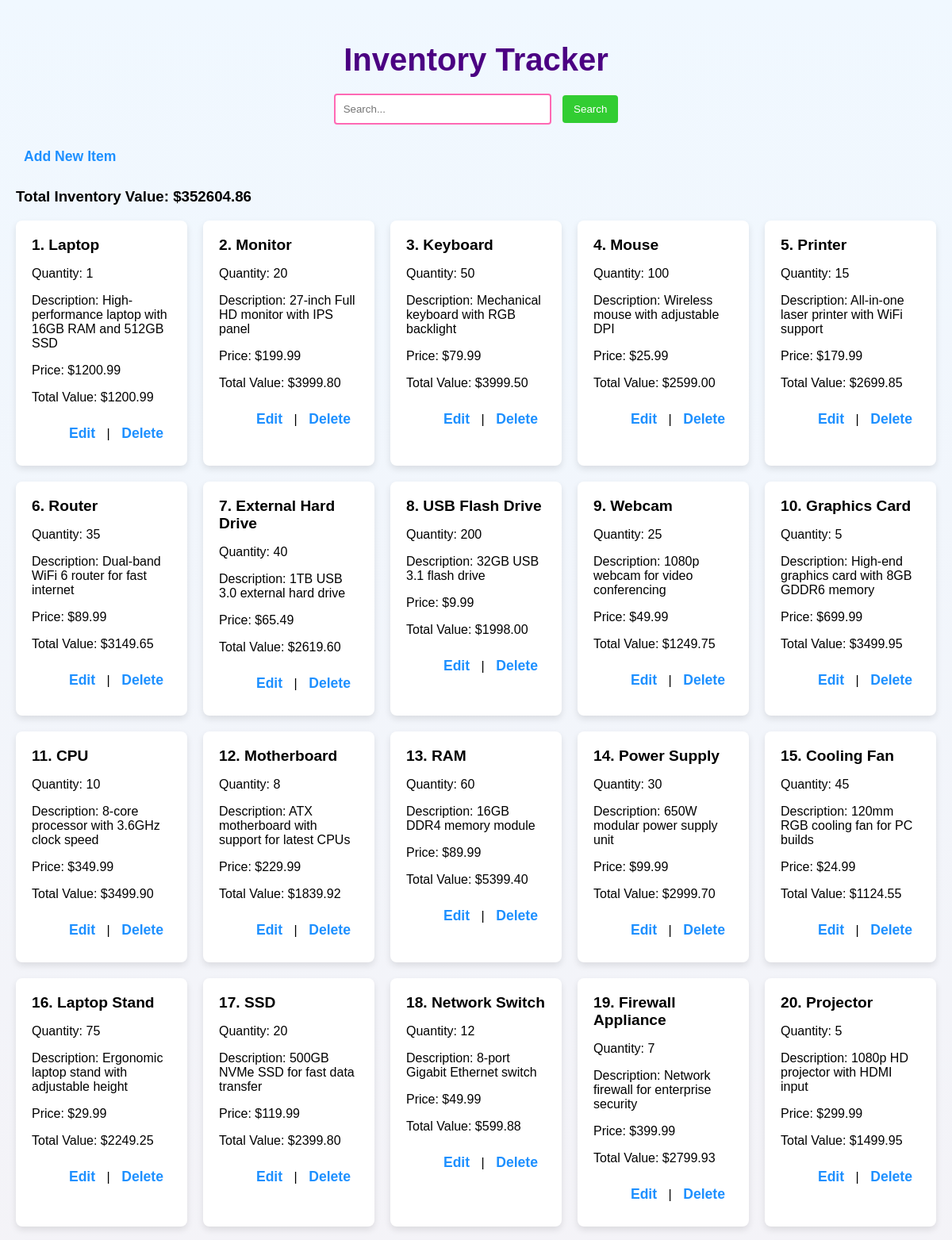
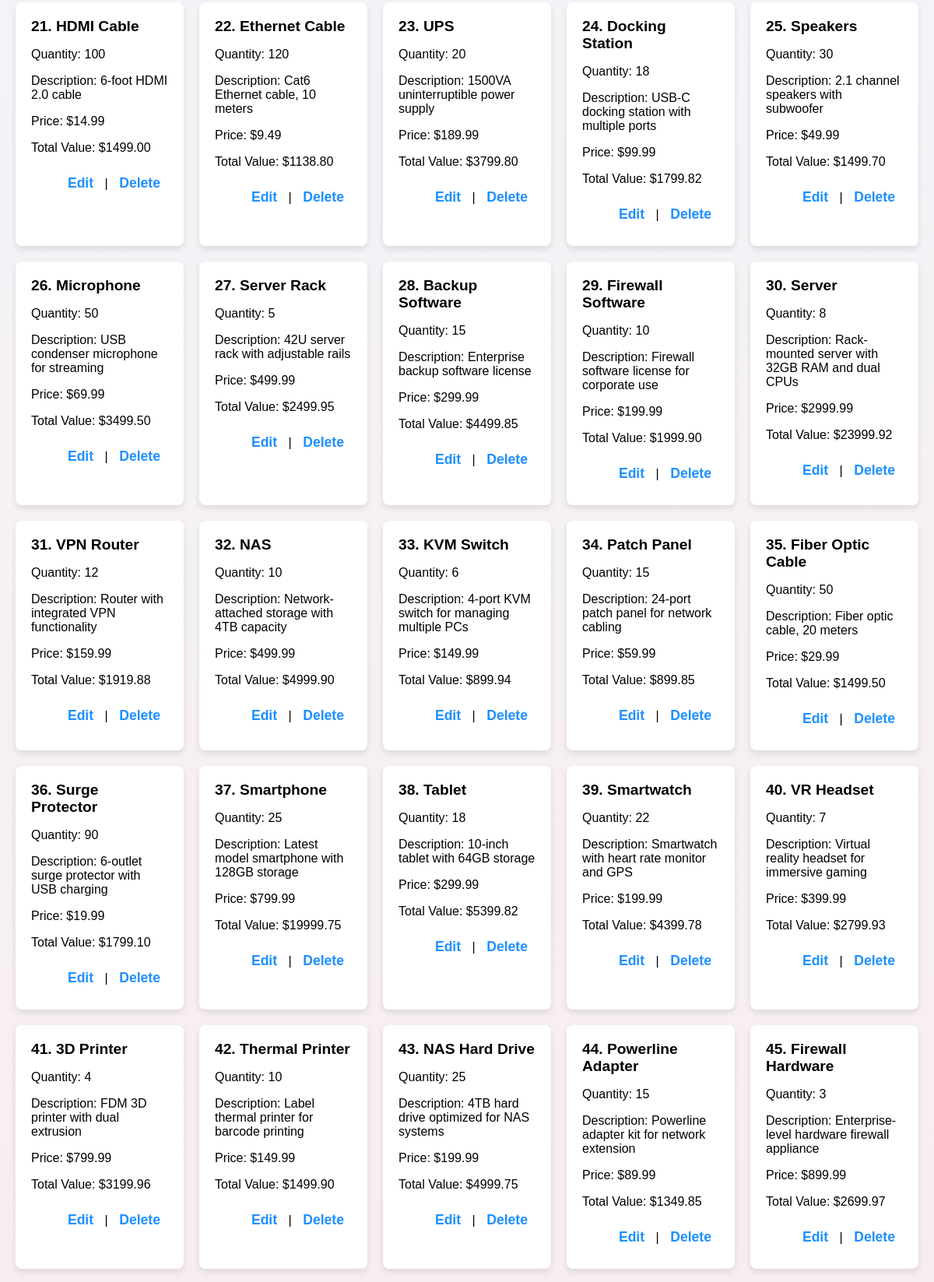
The page / (upper part) on the database its author committed (2 pictures, top to bottom).
### inventory/models.py (models this page shows, shortened)
class Item(models.Model):
    name = models.CharField(max_length=100)
    quantity = models.PositiveIntegerField()
    description = models.TextField(blank=True)
    price = models.DecimalField(max_digits=10, decimal_places=2)
    def total_value(self):
        return self.quantity * self.price

### inventory/views.py (the view)
# urls.py: path('', views.item_list, name='item_list'),
def item_list(request):
    items = Item.objects.all()
    total_inventory_value = sum(item.quantity * item.price for item in items)
    context = {
        'items': items,
        'total_inventory_value': total_inventory_value,
    }
    return render(request, 'inventory/item_list.html', context)

### inventory/templates/inventory/item_list.html (shortened to what this page needs)
<!DOCTYPE html>
<html lang="en">
<head>
</head>
<body>
<h2>Inventory Tracker</h2>
<form method="GET" action="{% url 'item_list' %}">
    <input type="text" name="q" placeholder="Search..." value="{{ query|default:'' }}">
    <button type="submit">Search</button>
</form>
<a href="{% url 'item_create' %}">Add New Item</a>
<div class="total">
    <h3>Total Inventory Value: ${{ total_inventory_value|floatformat:2 }}</h3>
</div>
<div class="grid-container">
    {% for item in items %}
        <div class="item-card">
            <div class="item-header">
                {{ forloop.counter }}. {{ item.name }}
            </div>
            <div class="item-details">
                <p>Quantity: {{ item.quantity }}</p>
                <p>Description: {{ item.description }}</p>
                <p>Price: ${{ item.price|floatformat:2 }}</p>
                <p>Total Value: ${{ item.total_value|floatformat:2 }}</p>
            </div>
            <div class="item-actions">
                <a href="{% url 'item_update' item.pk %}">Edit</a> |
                <a href="{% url 'item_delete' item.pk %}">Delete</a>
            </div>
        </div>
    {% empty %}
        <p>No items found.</p>
    {% endfor %}
</div>
</body>
</html>

### inventory/templates/inventory/item_list.html (style rules this page uses)
body { font-family: 'Arial', sans-serif; background: linear-gradient(to bottom, #f0f8ff, #ffe4e1); padding: 20px; margin: 0; }
h2 { text-align: center; margin-bottom: 20px; font-size: 2.5em; color: #4B0082; }
form { text-align: center; margin-bottom: 20px; }
input[type="text"] { padding: 10px; border: 2px solid #ff69b4; border-radius: 4px; width: 250px; margin-right: 10px; transition: border-color 0.3s; }
button { padding: 10px 14px; color: white; background-color: #32cd32; border: none; border-radius: 4px; cursor: pointer; transition: background-color 0.3s; }
a { display: inline-block; margin: 10px; color: #1e90ff; text-decoration: none; font-weight: bold; font-size: 1.1em; transition: color 0.3s; }
.grid-container { display: grid; grid-template-columns: repeat(auto-fill, minmax(200px, 1fr)); gap: 20px; }
.item-card { background-color: #ffffff; padding: 20px; border-radius: 8px; box-shadow: 0 4px 8px rgba(0, 0, 0, 0.1); transition: transform 0.3s, background-color 0.3s; }
.item-header { font-weight: bold; font-size: 1.2em; }
.item-details { margin-top: 10px; }
.item-actions { margin-top: 10px; text-align: right; }
.item-actions a { margin-left: 10px; }

### rows shown on the page
Item: name "Laptop", quantity "1", description "High-performance laptop with 16GB RAM and 512GB SSD", price "1200.99", total_value "1200.99"
Item: name "Monitor", quantity "20", description "27-inch Full HD monitor with IPS panel", price "199.99", total_value "3999.80"
Item: name "Keyboard", quantity "50", description "Mechanical keyboard with RGB backlight", price "79.99", total_value "3999.50"
Item: name "Mouse", quantity "100", description "Wireless mouse with adjustable DPI", price "25.99", total_value "2599.00"
Item: name "Printer", quantity "15", description "All-in-one laser printer with WiFi support", price "179.99", total_value "2699.85"
Item: name "Router", quantity "35", description "Dual-band WiFi 6 router for fast internet", price "89.99", total_value "3149.65"
Item: name "External Hard Drive", quantity "40", description "1TB USB 3.0 external hard drive", price "65.49", total_value "2619.60"
Item: name "USB Flash Drive", quantity "200", description "32GB USB 3.1 flash drive", price "9.99", total_value "1998.00"
Item: name "Webcam", quantity "25", description "1080p webcam for video conferencing", price "49.99", total_value "1249.75"
Item: name "Graphics Card", quantity "5", description "High-end graphics card with 8GB GDDR6 memory", price "699.99", total_value "3499.95"
Item: name "CPU", quantity "10", description "8-core processor with 3.6GHz clock speed", price "349.99", total_value "3499.90"
Item: name "Motherboard", quantity "8", description "ATX motherboard with support for latest CPUs", price "229.99", total_value "1839.92"
Item: name "RAM", quantity "60", description "16GB DDR4 memory module", price "89.99", total_value "5399.40"
Item: name "Power Supply", quantity "30", description "650W modular power supply unit", price "99.99", total_value "2999.70"
Item: name "Cooling Fan", quantity "45", description "120mm RGB cooling fan for PC builds", price "24.99", total_value "1124.55"
Item: name "Laptop Stand", quantity "75", description "Ergonomic laptop stand with adjustable height", price "29.99", total_value "2249.25"
Item: name "SSD", quantity "20", description "500GB NVMe SSD for fast data transfer", price "119.99", total_value "2399.80"
Item: name "Network Switch", quantity "12", description "8-port Gigabit Ethernet switch", price "49.99", total_value "599.88"
Item: name "Firewall Appliance", quantity "7", description "Network firewall for enterprise security", price "399.99", total_value "2799.93"
Item: name "Projector", quantity "5", description "1080p HD projector with HDMI input", price "299.99", total_value "1499.95"
Item: name "HDMI Cable", quantity "100", description "6-foot HDMI 2.0 cable", price "14.99", total_value "1499.00"
Item: name "Ethernet Cable", quantity "120", description "Cat6 Ethernet cable, 10 meters", price "9.49", total_value "1138.80"
Item: name "UPS", quantity "20", description "1500VA uninterruptible power supply", price "189.99", total_value "3799.80"
Item: name "Docking Station", quantity "18", description "USB-C docking station with multiple ports", price "99.99", total_value "1799.82"
Item: name "Speakers", quantity "30", description "2.1 channel speakers with subwoofer", price "49.99", total_value "1499.70"
Item: name "Microphone", quantity "50", description "USB condenser microphone for streaming", price "69.99", total_value "3499.50"
Item: name "Server Rack", quantity "5", description "42U server rack with adjustable rails", price "499.99", total_value "2499.95"
Item: name "Backup Software", quantity "15", description "Enterprise backup software license", price "299.99", total_value "4499.85"
Item: name "Firewall Software", quantity "10", description "Firewall software license for corporate use", price "199.99", total_value "1999.90"
Item: name "Server", quantity "8", description "Rack-mounted server with 32GB RAM and dual CPUs", price "2999.99", total_value "23999.92"
Item: name "VPN Router", quantity "12", description "Router with integrated VPN functionality", price "159.99", total_value "1919.88"
Item: name "NAS", quantity "10", description "Network-attached storage with 4TB capacity", price "499.99", total_value "4999.90"
Item: name "KVM Switch", quantity "6", description "4-port KVM switch for managing multiple PCs", price "149.99", total_value "899.94"
Item: name "Patch Panel", quantity "15", description "24-port patch panel for network cabling", price "59.99", total_value "899.85"
Item: name "Fiber Optic Cable", quantity "50", description "Fiber optic cable, 20 meters", price "29.99", total_value "1499.50"
Item: name "Surge Protector", quantity "90", description "6-outlet surge protector with USB charging", price "19.99", total_value "1799.10"
Item: name "Smartphone", quantity "25", description "Latest model smartphone with 128GB storage", price "799.99", total_value "19999.75"
Item: name "Tablet", quantity "18", description "10-inch tablet with 64GB storage", price "299.99", total_value "5399.82"
Item: name "Smartwatch", quantity "22", description "Smartwatch with heart rate monitor and GPS", price "199.99", total_value "4399.78"
Item: name "VR Headset", quantity "7", description "Virtual reality headset for immersive gaming", price "399.99", total_value "2799.93"
Item: name "3D Printer", quantity "4", description "FDM 3D printer with dual extrusion", price "799.99", total_value "3199.96"
Item: name "Thermal Printer", quantity "10", description "Label thermal printer for barcode printing", price "149.99", total_value "1499.90"
Item: name "NAS Hard Drive", quantity "25", description "4TB hard drive optimized for NAS systems", price "199.99", total_value "4999.75"
Item: name "Powerline Adapter", quantity "15", description "Powerline adapter kit for network extension", price "89.99", total_value "1349.85"
Item: name "Firewall Hardware", quantity "3", description "Enterprise-level hardware firewall appliance", price "899.99", total_value "2699.97"

### other values the page prints
{{ total_inventory_value|floatformat:2 }} "352604.86"
